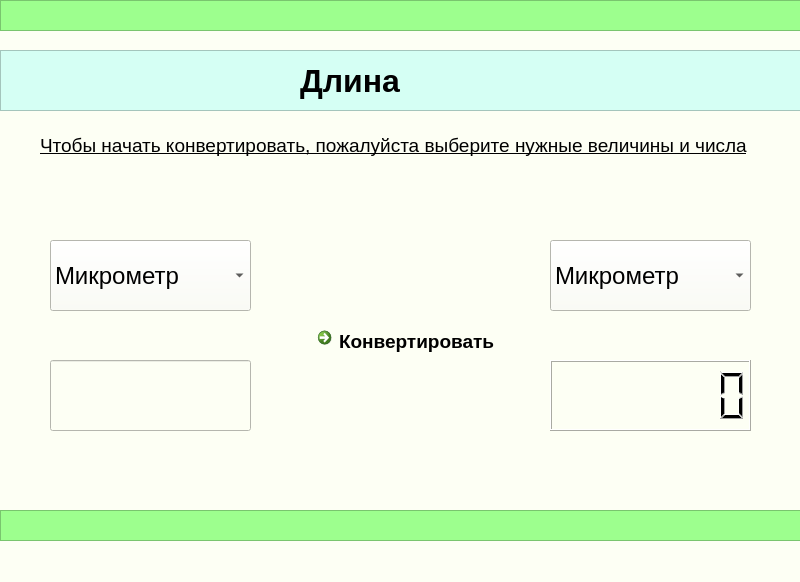
<?xml version="1.0" encoding="UTF-8"?>
<ui version="4.0">
 <class>MainWindow</class>
 <widget class="QMainWindow" name="MainWindow">
  <property name="geometry">
   <rect>
    <x>0</x>
    <y>0</y>
    <width>800</width>
    <height>582</height>
   </rect>
  </property>
  <property name="windowTitle">
   <string>MainWindow</string>
  </property>
  <property name="styleSheet">
   <string notr="true">background-color: rgb(253, 255, 244);</string>
  </property>
  <widget class="QWidget" name="centralwidget">
   <widget class="QFrame" name="frame">
    <property name="geometry">
     <rect>
      <x>0</x>
      <y>0</y>
      <width>801</width>
      <height>31</height>
     </rect>
    </property>
    <property name="styleSheet">
     <string notr="true">background:rgb(157, 255, 142)</string>
    </property>
    <property name="frameShape">
     <enum>QFrame::StyledPanel</enum>
    </property>
    <property name="frameShadow">
     <enum>QFrame::Raised</enum>
    </property>
   </widget>
   <widget class="QFrame" name="frame_2">
    <property name="geometry">
     <rect>
      <x>0</x>
      <y>50</y>
      <width>811</width>
      <height>61</height>
     </rect>
    </property>
    <property name="styleSheet">
     <string notr="true">
background-color: rgb(213, 255, 244);</string>
    </property>
    <property name="frameShape">
     <enum>QFrame::StyledPanel</enum>
    </property>
    <property name="frameShadow">
     <enum>QFrame::Raised</enum>
    </property>
    <widget class="QLabel" name="label">
     <property name="geometry">
      <rect>
       <x>300</x>
       <y>10</y>
       <width>571</width>
       <height>41</height>
      </rect>
     </property>
     <property name="font">
      <font>
       <pointsize>24</pointsize>
       <weight>75</weight>
       <bold>true</bold>
      </font>
     </property>
     <property name="text">
      <string>Длина</string>
     </property>
    </widget>
   </widget>
   <widget class="QLabel" name="label_2">
    <property name="geometry">
     <rect>
      <x>40</x>
      <y>130</y>
      <width>731</width>
      <height>31</height>
     </rect>
    </property>
    <property name="font">
     <font>
      <pointsize>14</pointsize>
      <underline>true</underline>
     </font>
    </property>
    <property name="text">
     <string>Чтобы начать конвертировать, пожалуйста выберите нужные величины и числа</string>
    </property>
   </widget>
   <widget class="QComboBox" name="comboBox">
    <property name="geometry">
     <rect>
      <x>50</x>
      <y>240</y>
      <width>201</width>
      <height>71</height>
     </rect>
    </property>
    <property name="font">
     <font>
      <pointsize>18</pointsize>
      <weight>50</weight>
      <bold>false</bold>
     </font>
    </property>
    <item>
     <property name="text">
      <string>Микрометр</string>
     </property>
    </item>
    <item>
     <property name="text">
      <string>Миллиметр</string>
     </property>
    </item>
    <item>
     <property name="text">
      <string>Сантиметр</string>
     </property>
    </item>
    <item>
     <property name="text">
      <string>Дециметр</string>
     </property>
    </item>
    <item>
     <property name="text">
      <string>Метр</string>
     </property>
    </item>
    <item>
     <property name="text">
      <string>Километр</string>
     </property>
    </item>
    <item>
     <property name="text">
      <string>Ярд</string>
     </property>
    </item>
    <item>
     <property name="text">
      <string>Миля</string>
     </property>
    </item>
    <item>
     <property name="text">
      <string>Морская миля</string>
     </property>
    </item>
    <item>
     <property name="text">
      <string>Фут</string>
     </property>
    </item>
    <item>
     <property name="text">
      <string>Дюйм</string>
     </property>
    </item>
   </widget>
   <widget class="QComboBox" name="comboBox_2">
    <property name="geometry">
     <rect>
      <x>550</x>
      <y>240</y>
      <width>201</width>
      <height>71</height>
     </rect>
    </property>
    <property name="font">
     <font>
      <pointsize>18</pointsize>
      <weight>50</weight>
      <bold>false</bold>
     </font>
    </property>
    <item>
     <property name="text">
      <string>Микрометр</string>
     </property>
    </item>
    <item>
     <property name="text">
      <string>Миллиметр</string>
     </property>
    </item>
    <item>
     <property name="text">
      <string>Сантиметр</string>
     </property>
    </item>
    <item>
     <property name="text">
      <string>Дециметр</string>
     </property>
    </item>
    <item>
     <property name="text">
      <string>Метр</string>
     </property>
    </item>
    <item>
     <property name="text">
      <string>Километр</string>
     </property>
    </item>
    <item>
     <property name="text">
      <string>Ярд</string>
     </property>
    </item>
    <item>
     <property name="text">
      <string>Миля</string>
     </property>
    </item>
    <item>
     <property name="text">
      <string>Морская миля</string>
     </property>
    </item>
    <item>
     <property name="text">
      <string>Фут</string>
     </property>
    </item>
    <item>
     <property name="text">
      <string>Дюйм</string>
     </property>
    </item>
   </widget>
   <widget class="QLCDNumber" name="lcdNumber_2">
    <property name="geometry">
     <rect>
      <x>550</x>
      <y>360</y>
      <width>201</width>
      <height>71</height>
     </rect>
    </property>
    <property name="font">
     <font>
      <pointsize>18</pointsize>
     </font>
    </property>
    <property name="digitCount">
     <number>7</number>
    </property>
   </widget>
   <widget class="QLineEdit" name="lineEdit">
    <property name="geometry">
     <rect>
      <x>50</x>
      <y>360</y>
      <width>201</width>
      <height>71</height>
     </rect>
    </property>
    <property name="font">
     <font>
      <pointsize>18</pointsize>
     </font>
    </property>
   </widget>
   <widget class="QCommandLinkButton" name="commandLinkButton">
    <property name="geometry">
     <rect>
      <x>310</x>
      <y>320</y>
      <width>241</width>
      <height>41</height>
     </rect>
    </property>
    <property name="font">
     <font>
      <family>Segoe UI</family>
      <pointsize>14</pointsize>
     </font>
    </property>
    <property name="text">
     <string>Конвертировать</string>
    </property>
   </widget>
   <widget class="QFrame" name="frame_3">
    <property name="geometry">
     <rect>
      <x>0</x>
      <y>510</y>
      <width>801</width>
      <height>31</height>
     </rect>
    </property>
    <property name="styleSheet">
     <string notr="true">background:rgb(157, 255, 142)</string>
    </property>
    <property name="frameShape">
     <enum>QFrame::StyledPanel</enum>
    </property>
    <property name="frameShadow">
     <enum>QFrame::Raised</enum>
    </property>
   </widget>
  </widget>
  <widget class="QMenuBar" name="menubar">
   <property name="geometry">
    <rect>
     <x>0</x>
     <y>0</y>
     <width>800</width>
     <height>21</height>
    </rect>
   </property>
  </widget>
  <widget class="QStatusBar" name="statusbar"/>
 </widget>
 <resources/>
 <connections/>
</ui>
